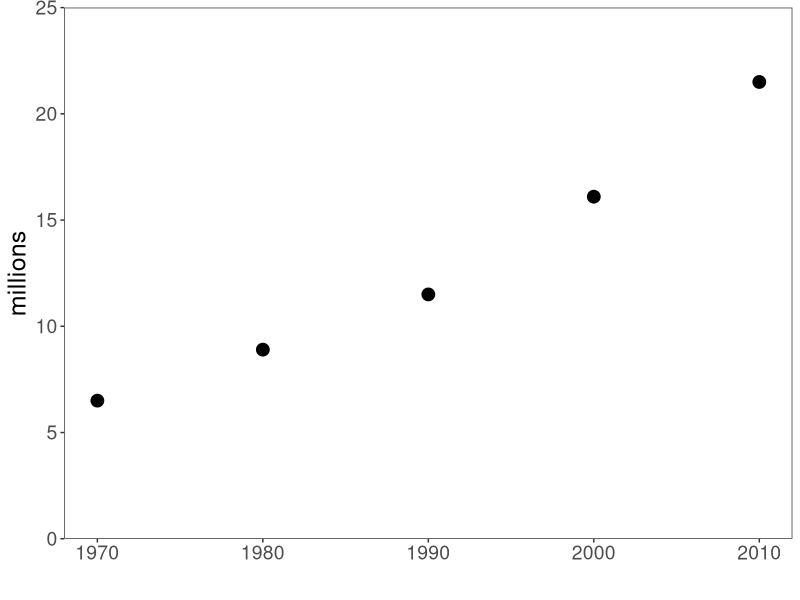
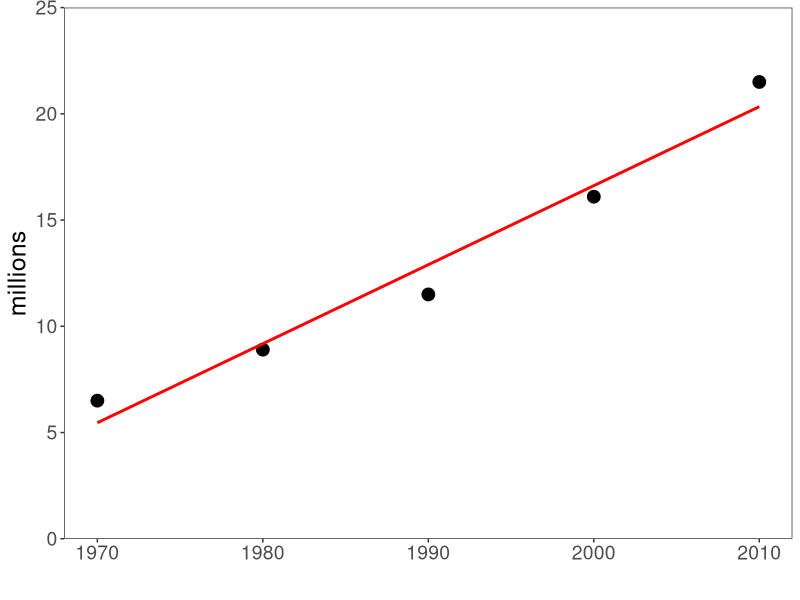
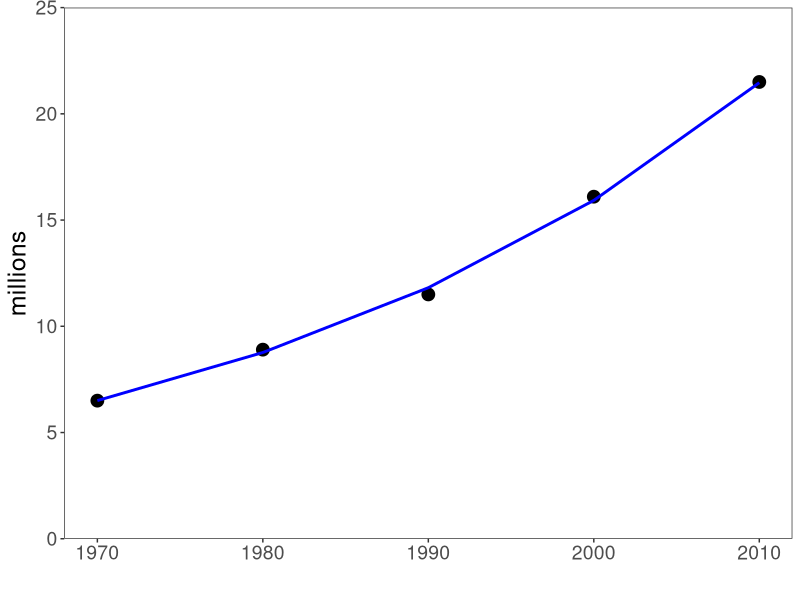
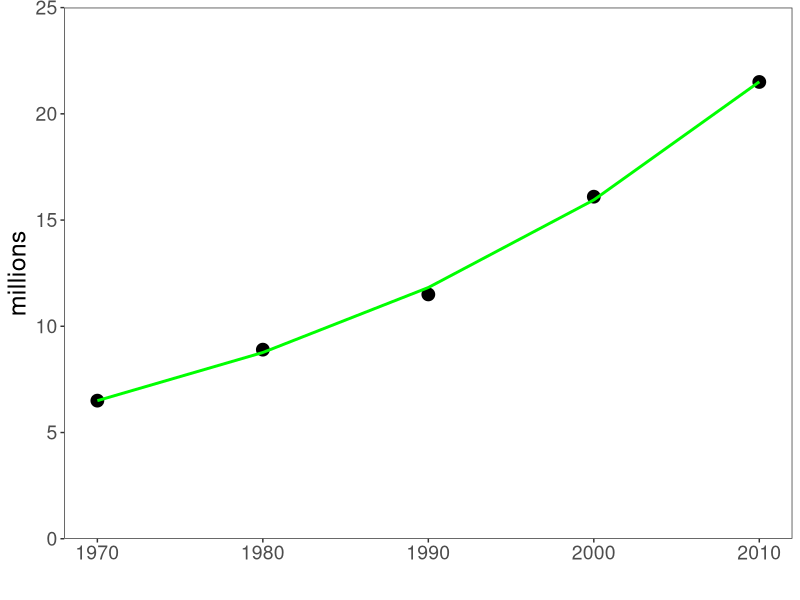
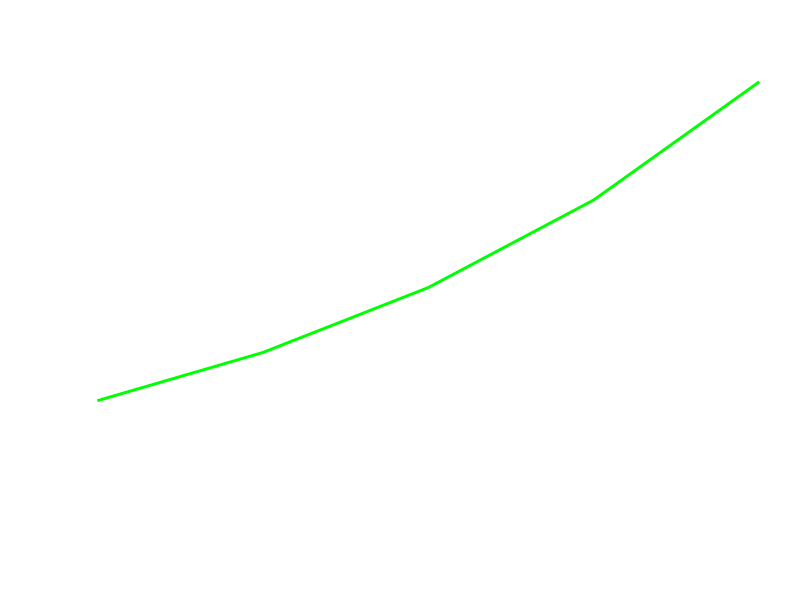
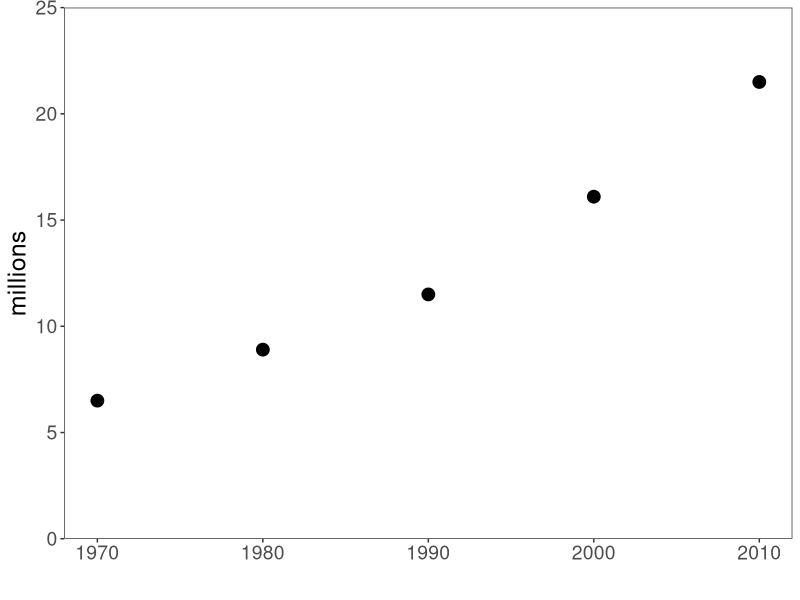
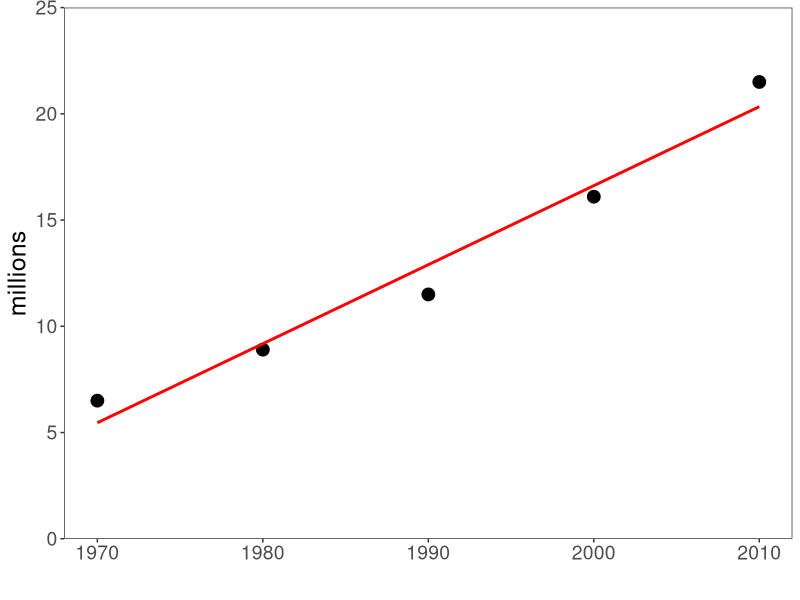
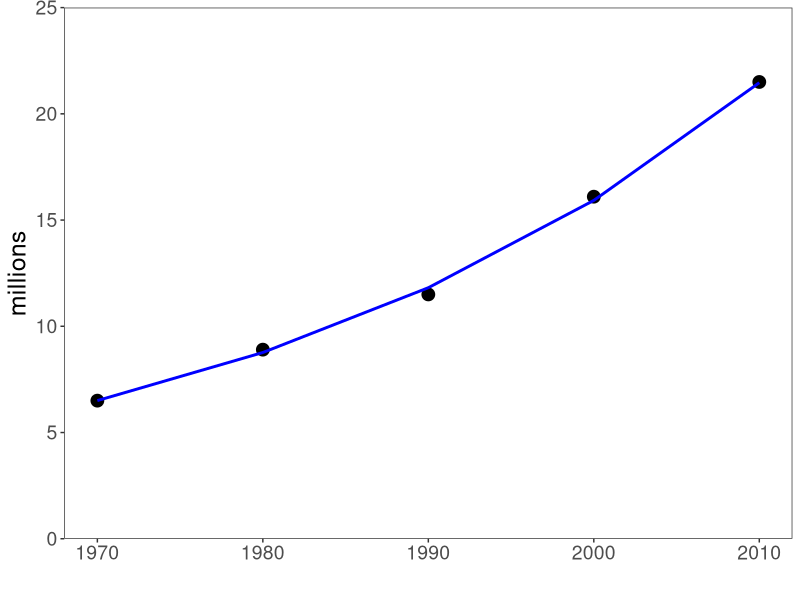

Recreate these plots in R, in order.
#make data frame
library(ggplot2)

mad.pop <- cbind.data.frame(c(1970, 1980, 1990, 2000, 2010), c(6500000, 8900000, 11500000, 16100000, 21500000))
names(mad.pop) <- c("year", "population")
mad.pop

p1 <- ggplot(data=mad.pop) + geom_point(aes(x=year, y=population), size=4) + xlab("") + ylab("millions") +
      theme_bw() + theme(panel.grid = element_blank(), panel.background = element_rect(fill=NA), axis.text = element_text(size=14), axis.title = element_text(size=18))+
      scale_y_discrete(limits=c(0,5000000,10000000,15000000,20000000,25000000), labels=c(0,5,10,15,20,25))+
      coord_cartesian(ylim=c(0,25000000))
print(p1)

ggsave(file = "mad_pop.pdf",
       units="mm",  
       width=50, 
       height=40, 
       scale=3, 
       dpi=300)

#then, with a linear regression:

m1 <- lm(population~year, data=mad.pop)
mad.pop$linear_pred <- predict(m1)
summary(m1)

p2 <- ggplot(data=mad.pop) + geom_point(aes(x=year, y=population), size=4) + xlab("") + ylab("millions") +
  geom_line(aes(x=year, y= linear_pred), col="red", size=1) +
  theme_bw() + theme(panel.grid = element_blank(), panel.background = element_rect(fill=NA), axis.text = element_text(size=14), axis.title = element_text(size=18))+
  scale_y_discrete(limits=c(0,5000000,10000000,15000000,20000000,25000000), labels=c(0,5,10,15,20,25))+
  coord_cartesian(ylim=c(0,25000000))
print(p2)

ggsave(file = "mad_pop_linear.pdf",
       units="mm",  
       width=50, 
       height=40, 
       scale=3, 
       dpi=300)

#and a non-linear regression (exponential)
m2 <- lm(log(mad.pop$population)~mad.pop$year)
mad.pop$exp_pred <- exp(predict(m2))
summary(m2)

p3 <- ggplot(data=mad.pop) + geom_point(aes(x=year, y=population), size=4) + xlab("") + ylab("millions") +
  geom_line(aes(x=year, y= exp_pred), col="blue", size=1) +
  theme_bw() + theme(panel.grid = element_blank(), panel.background = element_rect(fill=NA), axis.text = element_text(size=14), axis.title = element_text(size=18))+
  scale_y_discrete(limits=c(0,5000000,10000000,15000000,20000000,25000000), labels=c(0,5,10,15,20,25))+
  coord_cartesian(ylim=c(0,25000000))
print(p3)


ggsave(file = "mad_pop_exponential.pdf",
       units="mm",  
       width=50, 
       height=40, 
       scale=3, 
       dpi=300)

#and make your mechanistic model:
pop.grow <- function(dat0, times, r){
  dat.proj = rep(NA, length(times))
  dat.proj[1] = dat0
  for (i in 1:(length(times)-1)){
    dat.proj[i+1] = dat.proj[i] + r*dat.proj[i]
  }
  return(dat.proj)
}
lst.sq <- function(par, real.dat, times){
  real.dat$predicted <- pop.grow(dat0=real.dat$population[1], times= real.dat$year, r=par)
  real.dat$diff_sq <- real.dat$population-real.dat$predicted
  real.dat$diff_sq <- (real.dat$diff_sq)^2
  sm.sqs = sum(real.dat$diff_sq)
  return(sm.sqs)
  
}
wrap.fit <- function(mad.dat, par.guess){
  out <- optim(par = par.guess, fn=lst.sq, real.dat=mad.dat, times=mad.dat$year)
  out.fit <- c(out$par, out$value)
  names(out.fit) <- c("r", "sum_sqs")
  return(out.fit)
  
}

#and run it
out.fit <- wrap.fit(mad.dat = mad.pop, par.guess = .3)

#and run and plot:
mad.pop$mech_pred <- pop.grow(dat0=6500000, times=mad.pop$year, r=out.fit['r'])

p4 <- ggplot(data=mad.pop) + geom_point(aes(x=year, y=population), size=4) + xlab("") + ylab("millions") +
  geom_line(aes(x=year, y= mech_pred), col="green", size=1) +
  theme_bw() + theme(panel.grid = element_blank(), axis.text = element_text(size=14), axis.title = element_text(size=18))+
  scale_y_discrete(limits=c(0,5000000,10000000,15000000,20000000,25000000), labels=c(0,5,10,15,20,25))+
  coord_cartesian(ylim=c(0,25000000))
print(p4)

ggsave(file = "mad_pop_mechanistic.pdf",
       units="mm",  
       width=50, 
       height=40, 
       scale=3, 
       dpi=300)






#blank background
p4 <- ggplot(data=mad.pop) + geom_point(aes(x=year, y=population), size=4, color="white") + xlab("") + ylab("millions") +
  geom_line(aes(x=year, y= mech_pred), col="green", size=1) +
  theme_bw() + theme(panel.grid = element_blank(),panel.border = element_rect(color="white"), axis.ticks = element_line(color="white"), panel.background = element_rect(fill=NA), axis.text = element_text(size=14, color="white"), axis.title = element_text(size=18, color="white"), plot.background = NULL)+
  scale_y_discrete(limits=c(0,5000000,10000000,15000000,20000000,25000000), labels=c(0,5,10,15,20,25))+
  coord_cartesian(ylim=c(0,25000000))
print(p4)